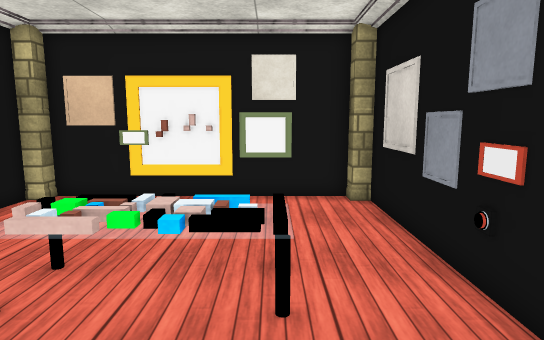
[1] (above)

12 first-person views from a walk through a scene from a Unity 3-D project. The camera is 1.4 m above the floor, tilts 8° down and sees 75° across. The floor is counted in squares, 0.5 m on a side. Each view is taken from the middle of a square. On the plan, view 1 faces up. The plan holds only what a view shows up to about 20 squares ahead; the rest is blank. The player is left out. Some surface patterns are stand-ins.

[2]
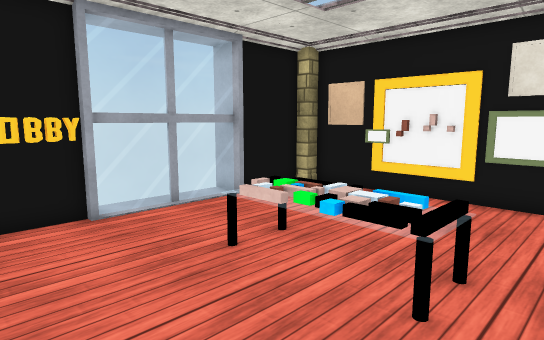

[3]
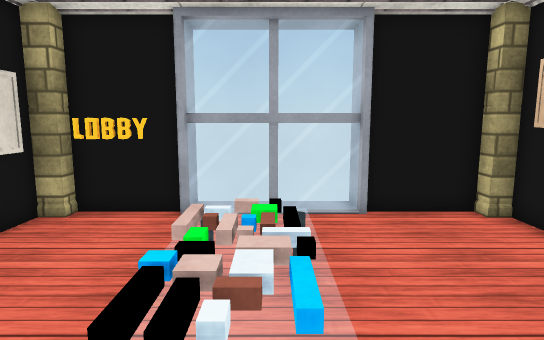

[4]
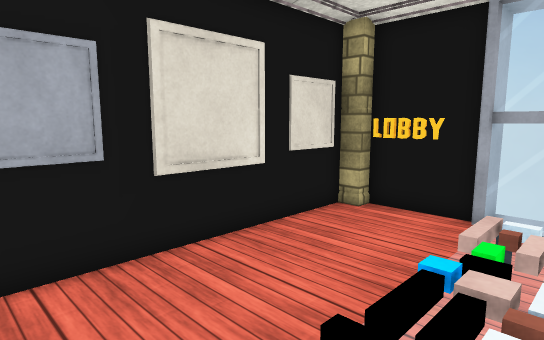

[5]
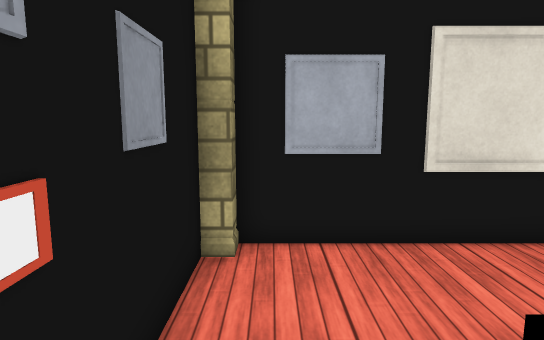

[6]
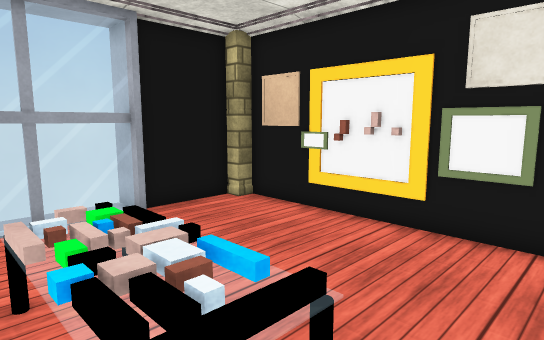

[7]
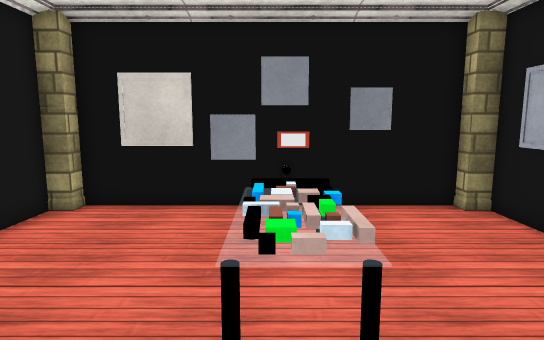

[8]
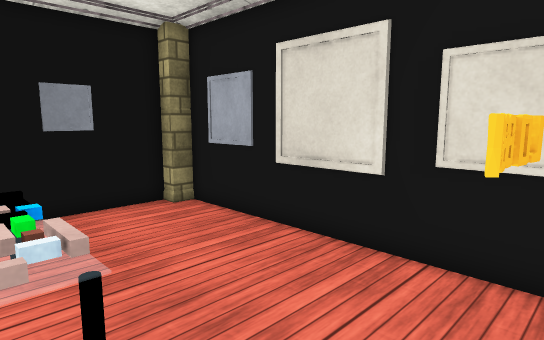

[9]
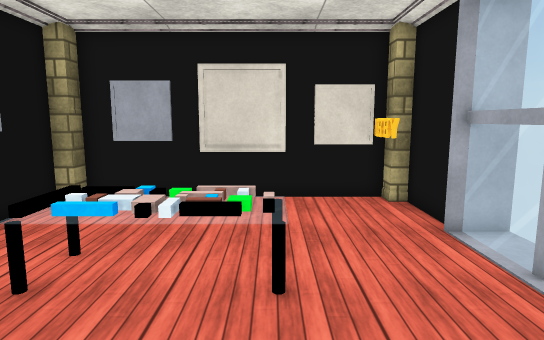

[10]
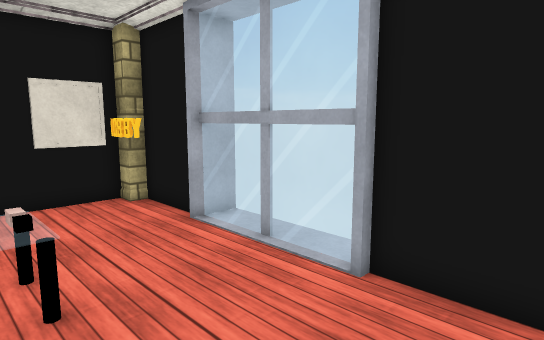

[11]
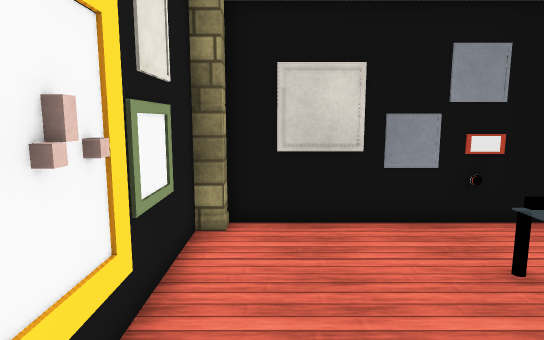

[12]
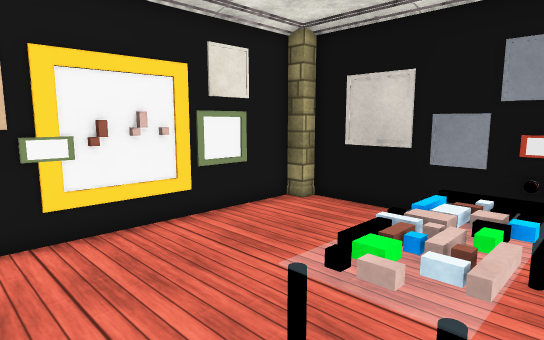

### Floor plan
Points are (right, up) in squares from view 1. A wall is a line through its corners. A room is listed if a view was taken in it or the views show most of it. See-through windows are left out.
Room 1 (views 1, 2, 3, 4, 5, 6, 7, 8, 9, 10, 11, 12)
walls: (-8.7, 3.2) (-8.7, -0.1); (-4.4, 13) (-6.5, 13); (-8.1, -0.8) (2.9, -0.8); (-8.7, 12.4) (-8.7, 8.8); (3.5, -0.1) (3.5, 12.2); (2.9, 13) (-2.6, 13)
objects: other object (-9, 4) to (-9, 8); pillar (-8, 13); other object (-7, 1); other object (-7, 2); other object (-7, 3); other object (-7, 13); table (-4, 5) to (-4, 7); table (0, 5) to (0, 7); pillar (3, 0); other object (3, 6); other object (3, 7)

Where each view was taken, in squares from view 1:
view 1: 0 up, 0 right, facing up
view 2: 0 up, 2 right, facing up-left
view 3: 6 up, 2 right, facing left
view 4: 6 up, 2 right, facing down-left
view 5: 7 up, 2 right, facing down
view 6: 4 up, 2 right, facing up-left
view 7: 6 up, 8 left, facing right
view 8: 6 up, 8 left, facing down-right
view 9: 12 up, 4 left, facing down
view 10: 12 up, 3 left, facing down-left
view 11: 11 up, 6 left, facing right
view 12: 4 up, 7 left, facing up-right
